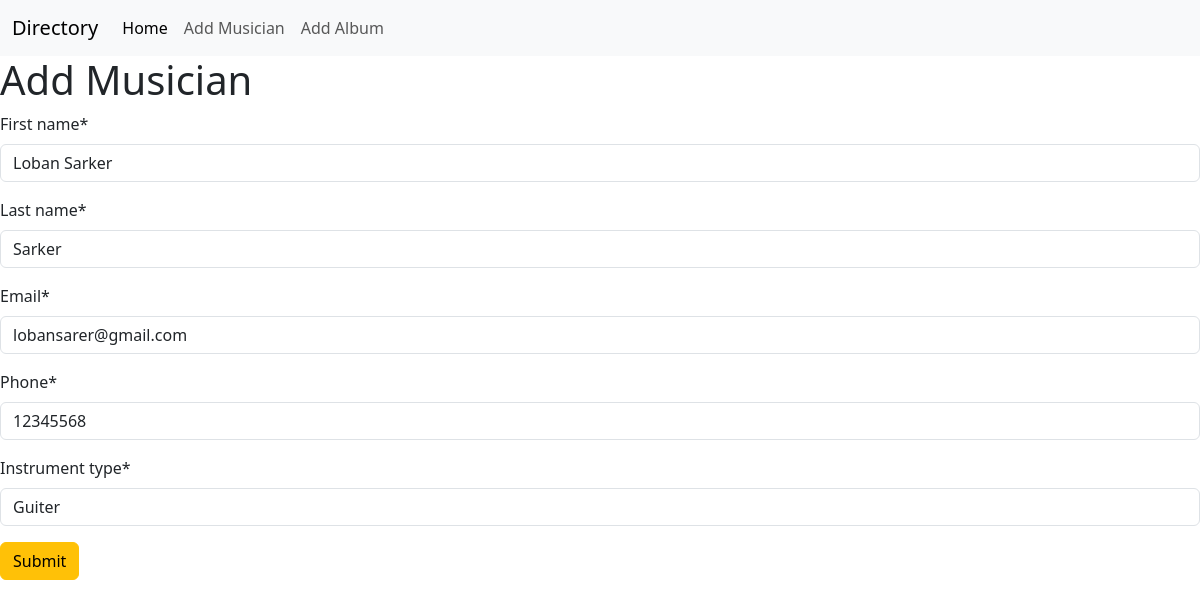
The page /musician/edit/2 on the database its author committed.
### musician/models.py (models this page shows, shortened)
class Musician(models.Model):
    first_name = models.CharField(max_length=20)
    last_name = models.CharField(max_length=20)
    email=models.EmailField()
    phone=models.CharField(max_length=12)
    instrument_type = models.CharField(max_length=50)

### musician/views.py (the view)
# urls.py: path('edit/<int:id>',UpdateMusician.as_view(),name='edit_musician'),
class UpdateMusician(UpdateView):
    model = Musician
    form_class =MusicianForm
    template_name='add_musician.html'
    pk_url_kwarg='id'
    success_url=  reverse_lazy('homepage')

### musician/forms.py
class MusicianForm(ModelForm):
    class Meta:
        model=Musician
        fields='__all__'

### musician/templates/add_musician.html (shortened to what this page needs)
{% extends 'base.html' %}
{% load crispy_forms_tags %}
{% block content %}
<h1>Add Musician</h1>
<form action="" method="post">
    {{form | crispy}}
    <button class="btn btn-warning">Submit</button>
</form>
{% endblock %}

### rows shown on the page
Musician: first_name "Loban Sarker", last_name "Sarker", email "lobansarer@gmail.com", phone "12345568", instrument_type "Guiter"
